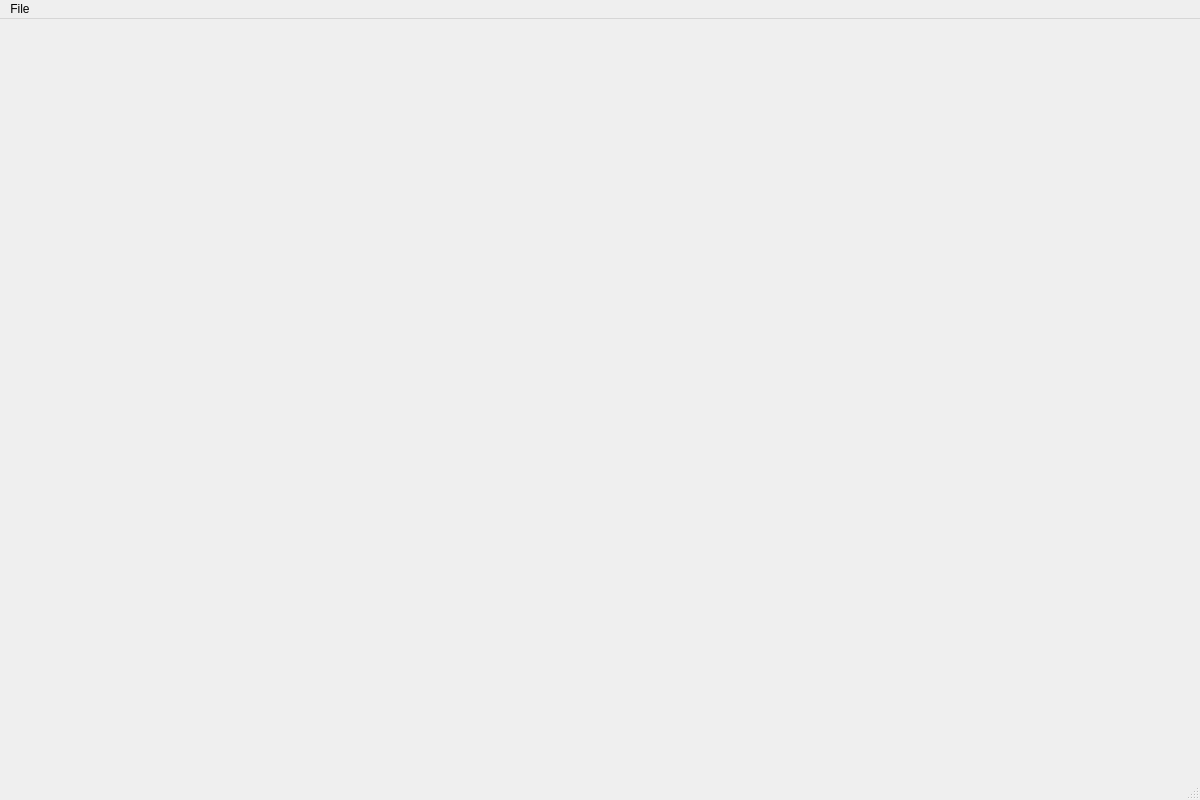
<?xml version="1.0" encoding="UTF-8"?>
<ui version="4.0">
 <class>Editor_Form</class>
 <widget class="QMainWindow" name="Editor_Form">
  <property name="geometry">
   <rect>
    <x>0</x>
    <y>0</y>
    <width>1200</width>
    <height>800</height>
   </rect>
  </property>
  <property name="windowTitle">
   <string>Editor</string>
  </property>
  <widget class="QWidget" name="document_widget">
   <layout class="QVBoxLayout" name="verticalLayout"/>
  </widget>
  <widget class="QMenuBar" name="menuBar">
   <property name="geometry">
    <rect>
     <x>0</x>
     <y>0</y>
     <width>1200</width>
     <height>29</height>
    </rect>
   </property>
   <widget class="QMenu" name="menuFile">
    <property name="title">
     <string>File</string>
    </property>
    <addaction name="action_new"/>
    <addaction name="action_open"/>
    <addaction name="action_save"/>
    <addaction name="action_save_as"/>
   </widget>
   <addaction name="menuFile"/>
  </widget>
  <widget class="QStatusBar" name="statusBar"/>
  <action name="action_open">
   <property name="icon">
    <iconset theme="document-open">
     <normaloff>.</normaloff>.</iconset>
   </property>
   <property name="text">
    <string>Open</string>
   </property>
   <property name="shortcut">
    <string>Ctrl+O</string>
   </property>
  </action>
  <action name="action_save">
   <property name="icon">
    <iconset theme="document-save">
     <normaloff>.</normaloff>.</iconset>
   </property>
   <property name="text">
    <string>Save</string>
   </property>
   <property name="shortcut">
    <string>Ctrl+S</string>
   </property>
  </action>
  <action name="action_save_as">
   <property name="icon">
    <iconset theme="document-save-as">
     <normaloff>.</normaloff>.</iconset>
   </property>
   <property name="text">
    <string>Save As ...</string>
   </property>
   <property name="shortcut">
    <string>Ctrl+Shift+S</string>
   </property>
  </action>
  <action name="action_new">
   <property name="icon">
    <iconset theme="document-new"/>
   </property>
   <property name="text">
    <string>New</string>
   </property>
   <property name="shortcut">
    <string>Ctrl+N</string>
   </property>
  </action>
 </widget>
 <resources/>
 <connections/>
</ui>
